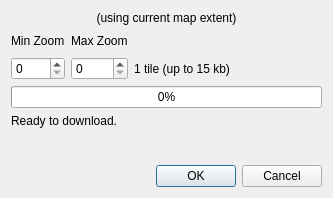
<?xml version="1.0" encoding="UTF-8"?>
<ui version="4.0">
 <class>qosmDialogCacheTiles</class>
 <widget class="QDialog" name="qosmDialogCacheTiles">
  <property name="geometry">
   <rect>
    <x>0</x>
    <y>0</y>
    <width>333</width>
    <height>198</height>
   </rect>
  </property>
  <property name="windowTitle">
   <string>Cache tiles</string>
  </property>
  <property name="modal">
   <bool>true</bool>
  </property>
  <layout class="QVBoxLayout" name="verticalLayout">
   <item>
    <widget class="QLabel" name="label_4">
     <property name="sizePolicy">
      <sizepolicy hsizetype="Minimum" vsizetype="Preferred">
       <horstretch>0</horstretch>
       <verstretch>0</verstretch>
      </sizepolicy>
     </property>
     <property name="text">
      <string>(using current map extent)</string>
     </property>
     <property name="alignment">
      <set>Qt::AlignCenter</set>
     </property>
    </widget>
   </item>
   <item>
    <layout class="QGridLayout" name="gridLayout">
     <item row="0" column="0">
      <widget class="QLabel" name="label">
       <property name="text">
        <string>Min Zoom</string>
       </property>
      </widget>
     </item>
     <item row="1" column="1">
      <widget class="QSpinBox" name="maxZoom">
       <property name="maximum">
        <number>22</number>
       </property>
      </widget>
     </item>
     <item row="1" column="2">
      <widget class="QLabel" name="numtilestext">
       <property name="text">
        <string>1 tile (up to 15 kb)</string>
       </property>
      </widget>
     </item>
     <item row="1" column="0">
      <widget class="QSpinBox" name="minZoom">
       <property name="maximum">
        <number>22</number>
       </property>
      </widget>
     </item>
     <item row="0" column="2">
      <spacer name="horizontalSpacer">
       <property name="orientation">
        <enum>Qt::Horizontal</enum>
       </property>
       <property name="sizeHint" stdset="0">
        <size>
         <width>40</width>
         <height>20</height>
        </size>
       </property>
      </spacer>
     </item>
     <item row="0" column="1">
      <widget class="QLabel" name="label_2">
       <property name="text">
        <string>Max Zoom</string>
       </property>
      </widget>
     </item>
    </layout>
   </item>
   <item>
    <widget class="QProgressBar" name="progressBar">
     <property name="value">
      <number>0</number>
     </property>
    </widget>
   </item>
   <item>
    <widget class="QLabel" name="statusText">
     <property name="text">
      <string>Ready to download.</string>
     </property>
    </widget>
   </item>
   <item>
    <spacer name="verticalSpacer">
     <property name="orientation">
      <enum>Qt::Vertical</enum>
     </property>
     <property name="sizeHint" stdset="0">
      <size>
       <width>20</width>
       <height>1</height>
      </size>
     </property>
    </spacer>
   </item>
   <item>
    <widget class="QDialogButtonBox" name="button_box">
     <property name="orientation">
      <enum>Qt::Horizontal</enum>
     </property>
     <property name="standardButtons">
      <set>QDialogButtonBox::Cancel|QDialogButtonBox::Ok</set>
     </property>
    </widget>
   </item>
  </layout>
 </widget>
 <resources/>
 <connections/>
</ui>
